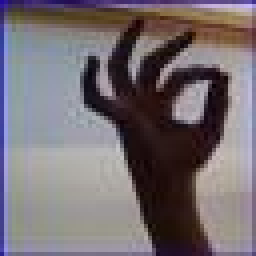
#> input picture test/F116.jpg, 64 x 64 px (shown 4 times larger); its folder holds 4 pictures in this run
$ jupyter execute --allow-errors EDA.ipynb
#> lines starting #> are read from the running program, lines starting #| are printed output that depends on the picture
# Laboratorio 3.
## Grupo 2.

### Librerías importadas.

[cell 1]
from pathlib import Path
import random
import kagglehub
from PIL import Image, ImageOps
from tqdm.auto import tqdm
from PIL import Image
import random
import numpy as np
import shutil
import matplotlib.pyplot as plt

### Detalles de las imágenes y rutas.

[cell 2]
DATASET_ID = "grassknoted/asl-alphabet"
IMAGENES_POR_CLASE = 700
DIM_IMAGEN = (64, 64)
SEMILLA = 0
DIRECTORIO_SALIDA = Path.cwd() / "asl_dataset"

### Carga del conjunto de datos.

#> (a cell that did not finish here is left out)

### Dirección de carpetas descargadas.

[cell 4]
print("Carpeta actual:", Path.cwd())

### Características del conjunto de entrenamiento.

[cell 5]
# Ruta de entrenamiento.
train_dir = Path("asl_dataset/asl_alphabet_train/asl_alphabet_train")
cantidad_de_clases = 0

#> (the rest of this cell did not finish here and is left out)

### Cantidad de clases.

[cell 6]
print('Hay en total', cantidad_de_clases, 'clases en el conjunto de entrenamiento.')

### Cantidad de imágenes en el conjunto de prueba.

[cell 7]
# Ruta de prueba.
test_dir = Path("asl_dataset/asl_alphabet_test")

#> (the rest of this cell did not finish here and is left out)

El caracter que falta en el conjunto de prueba es del.

### Eligiendo del conjunto de entrenamiento y redimensionandolo.

[cell 8]
random.seed(SEMILLA)

#> (the rest of this cell did not finish here and is left out)

### Redimensionando en el conjunto de prueba.

#> (a cell that did not finish here is left out)

### Pasando 100 imágenes por clase, del conjunto de entrenamiento al de prueba.

[cell 10]
SEMILLA = 42
MUESTRAS_POR_CLASE = 100

# Nueva carpeta plana de prueba
test_dir_new = Path("test")
test_dir_new.mkdir(parents=True, exist_ok=True)

random.seed(SEMILLA)

#> (the rest of this cell did not finish here and is left out)

### Moviendo el conjunto de prueba.

[cell 11]
for image_path in test_dir.rglob("*.jpg"):

    destination = test_dir_new / image_path.name
    shutil.move(str(image_path), str(destination))

### Agrupando todo el entrenamiento.

[cell 12]
MUESTRAS_POR_CLASE = 100

# Nueva carpeta plana de prueba
train_dir_new = Path("train")
train_dir_new.mkdir(parents=True, exist_ok=True)

random.seed(SEMILLA)

#> (the rest of this cell did not finish here and is left out)

### Eliminando la carpeta original.

[cell 13]
carpeta = Path("asl_dataset")

if carpeta.exists():
    shutil.rmtree(carpeta)
    print("Carpeta eliminada.")
else:
    print("La carpeta ya fue eliminada.")

### Impresión de 5 imágenes al azar en el conjunto de prueba.

[cell 14]
images = list(test_dir_new.glob("*.jpg"))
random.seed(SEMILLA)

selected_images = random.sample(images, k=min(5, len(images)))


plt.figure(figsize=(15, 4))
for i, image_path in enumerate(selected_images):
    image = Image.open(image_path)
#> image is the input picture: PIL image 64x64 RGB; mean R, G, B 117.4, 109, 113.7
    plt.subplot(1, len(selected_images), i + 1)
    plt.imshow(image)
    plt.title(image_path.name)
    plt.axis("off")

plt.tight_layout()
plt.show()
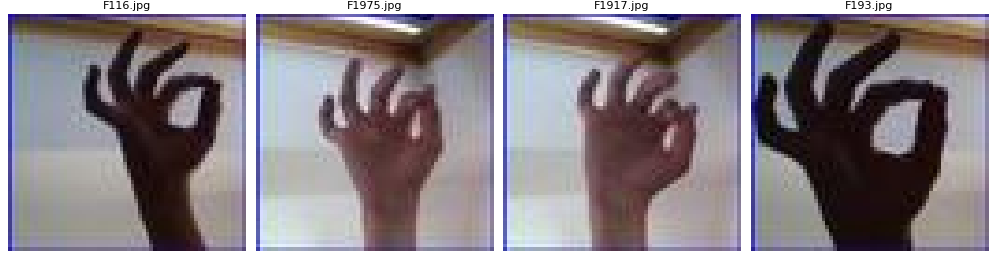
#> figure drawn by matplotlib, 4 panels
